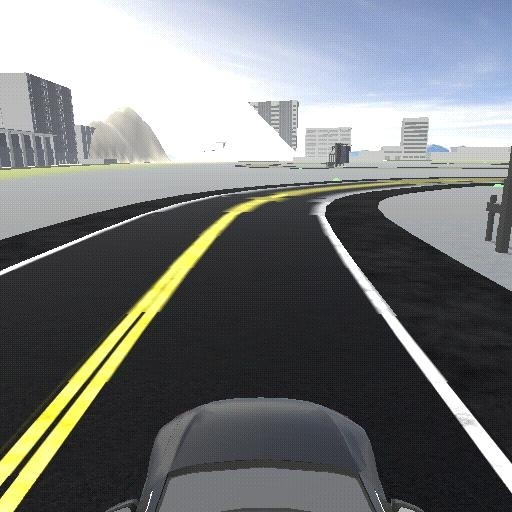
#> input picture dataset/test_sample/images/frame_00000.jpg, 512 x 512 px
$ python -i lane_detector.py   (imports and definitions only)   (older library calls are emulated)
#> lines starting #> are read from the running program, lines starting #| are printed output that depends on the picture; after the words box and inside, x2 and y2 are one past the last pixel; in counts of white or black regions, pixels touching at a corner belong together
#> further down, picture is the input picture: shape (512, 512, 3); mean B, G, R 122.8, 122.5, 119.8
import numpy as np
import cv2
from typing import Tuple, Dict, Any, List, Optional


class EgoLaneDetector:
    """
    Ego-Lane Segmentation and Local Mapping module.
    Isolates vehicle ego-lane using color thresholding, column histogram peaks,
    sliding window pixel extraction, and 2nd-order polynomial curve fitting.
    """

    def __init__(
        self,
        nwindows: int = 10,
        margin: int = 40,
        minpix: int = 50,
        meters_per_pixel_x: float = 3.7 / 200.0,  # 3.7m standard lane width in ~200 pixels
        meters_per_pixel_y: float = 10.0 / 480.0  # 10m longitudinal distance in 480 pixels
    ):
        self.nwindows = nwindows
        self.margin = margin
        self.minpix = minpix
        self.meters_per_pixel_x = meters_per_pixel_x
        self.meters_per_pixel_y = meters_per_pixel_y

    def binarize(self, bev_img: np.ndarray) -> np.ndarray:
        """
        Apply color space thresholding and Sobel gradient filtering to isolate lane lines.

        :param bev_img: Top-down BEV image (BGR).
        :return: Binary image (255 for lane pixels, 0 for background).
        """
        if len(bev_img.shape) == 2:
            bev_bgr = cv2.cvtColor(bev_img, cv2.COLOR_GRAY2BGR)
        else:
            bev_bgr = bev_img.copy()

        hls = cv2.cvtColor(bev_bgr, cv2.COLOR_BGR2HLS)
#> hls: shape (512, 512, 3); mean of channels 0, 1, 2 88.7, 121.5, 39.5
        l_channel = hls[:, :, 1]
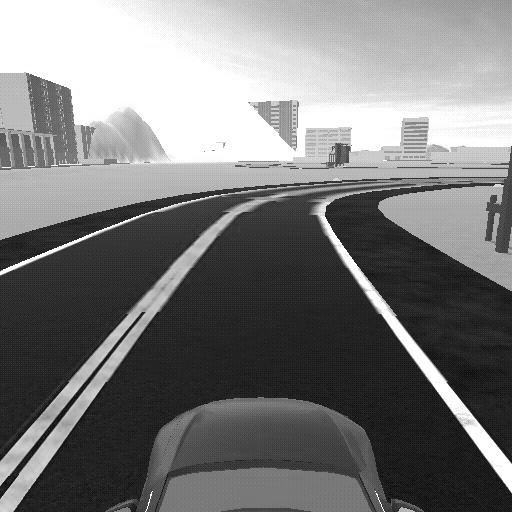
#> l_channel: shape (512, 512); min 0, max 255, mean 121.5
        s_channel = hls[:, :, 2]
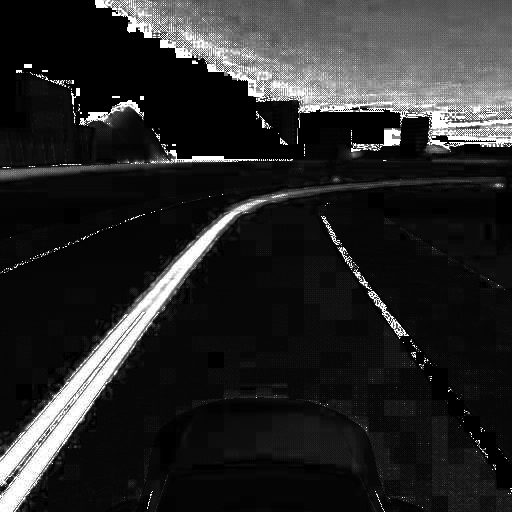
#> s_channel: shape (512, 512); min 0, max 255, mean 39.5

        # 1. White color thresholding (High Luminance)
        white_binary = np.zeros_like(l_channel)
        white_binary[(l_channel > 180)] = 255

        # 2. Yellow color thresholding (High Saturation & specific Hue)
        hsv = cv2.cvtColor(bev_bgr, cv2.COLOR_BGR2HSV)
#> hsv: shape (512, 512, 3); mean H, S, V 88.7, 25.3, 128.1
        lower_yellow = np.array([15, 80, 80], dtype=np.uint8)
        upper_yellow = np.array([35, 255, 255], dtype=np.uint8)
        yellow_binary = cv2.inRange(hsv, lower_yellow, upper_yellow)
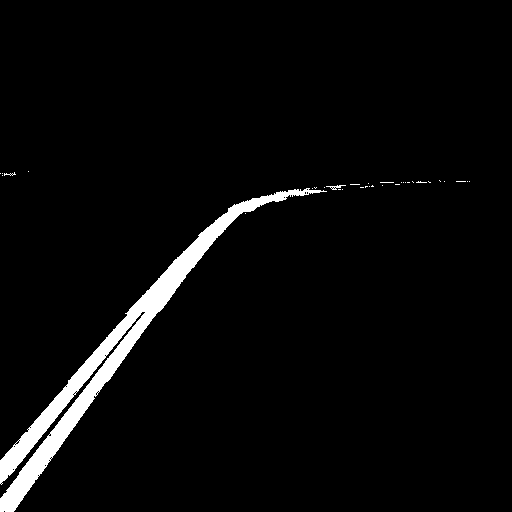
#> yellow_binary: shape (512, 512); 3.8% white; 34 white regions (32 under 20 px), largest, box (x1, y1, x2, y2) and area: (0, 188, 327, 512) 9701, (326, 185, 346, 190) 39

        # 3. Sobel X Gradient thresholding
        gray = cv2.cvtColor(bev_bgr, cv2.COLOR_BGR2GRAY)
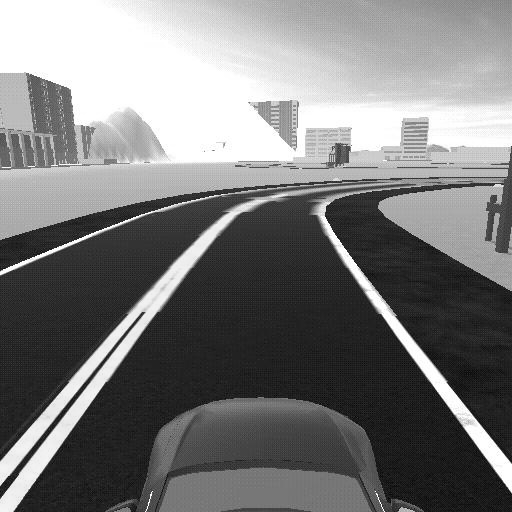
#> gray: shape (512, 512); min 0, max 255, mean 121.7
        sobelx = cv2.Sobel(gray, cv2.CV_64F, 1, 0, ksize=3)
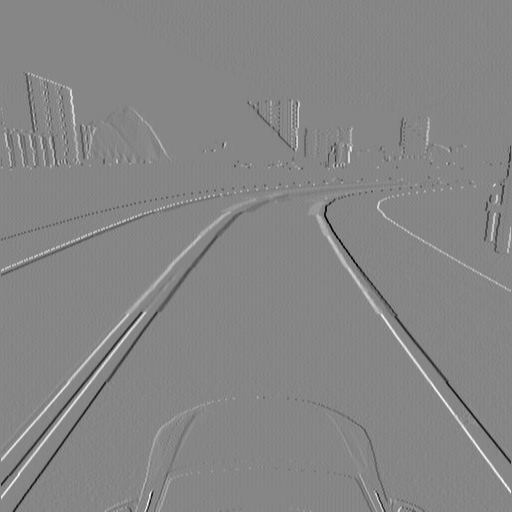
#> sobelx: shape (512, 512) float64; min -887, max 799, mean -0.2; drawn with min black and max white
        abs_sobelx = np.absolute(sobelx)
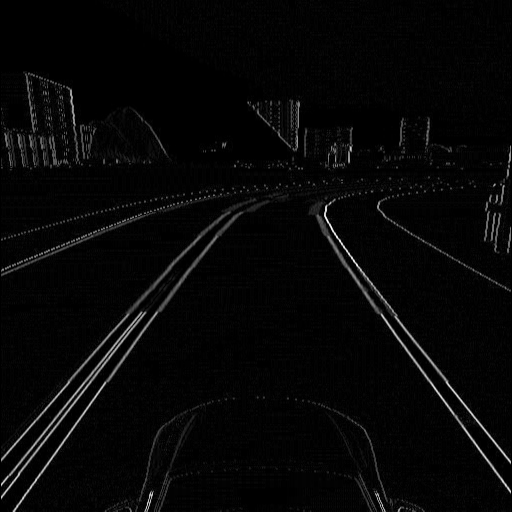
#> abs_sobelx: shape (512, 512) float64; min 0, max 887, mean 25.1; drawn with min black and max white
        max_val = np.max(abs_sobelx)
#> max_val = 887
        if max_val > 0:
            scaled_sobel = np.uint8(255 * abs_sobelx / max_val)
        else:
            scaled_sobel = np.uint8(abs_sobelx)

        sobel_binary = np.zeros_like(scaled_sobel)
        sobel_binary[(scaled_sobel >= 30) & (scaled_sobel <= 255)] = 255

        # Combined binary mask
        combined_binary = np.zeros_like(gray)
        combined_binary[(white_binary == 255) | (yellow_binary == 255) | (sobel_binary == 255)] = 255

        return combined_binary

    # [159 lines left out: functions detect_lane, bev_to_base_link, not called in this run]

>>> import cv2
>>> picture = cv2.imread('../../../dataset/test_sample/images/frame_00000.jpg')
>>> result = EgoLaneDetector().binarize(picture)
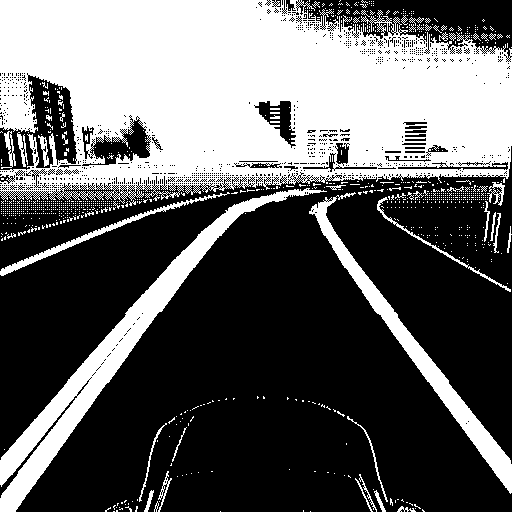
#> result: shape (512, 512); 37.8% white; 1001 white regions (953 under 20 px), largest, box (x1, y1, x2, y2) and area: (0, 0, 512, 204) 76510, (0, 188, 327, 512) 10889, (309, 192, 512, 494) 5344
